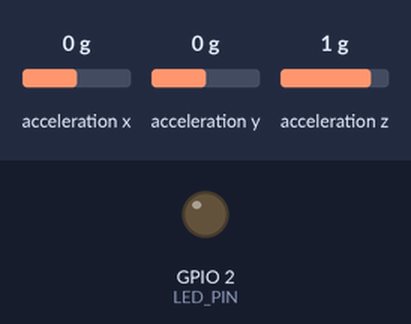
This sketch was run on a simulated ESP32. Shown: output pins drawn as LEDs (lit = HIGH). Wiring (inferred from the names in the program): ADXL345 accelerometer at I2C address 0x53. Inputs (shaded band) come from the test bench; at power-on: acceleration z 1 g, acceleration y 0 g, acceleration x 0 g. What the sketch prints to the serial monitor is not drawn.

Above: at 2.2 s.
2.3 s: acceleration z set to -1.4 g
3.8 s: acceleration y set to 0.8 g
At 3.99 s:
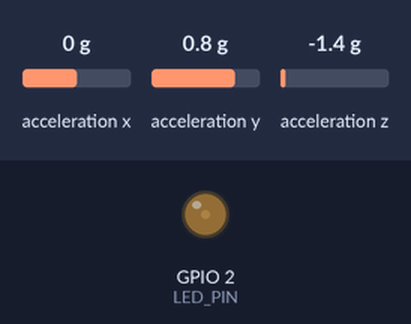
6.8 s: acceleration y set to 0 g
9.8 s: acceleration y set to 0.8 g
At 13.41 s:
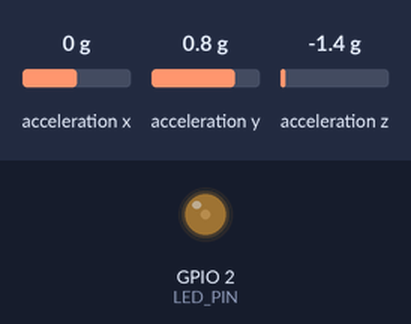
Timing chart, 0 to 21.1 s (numbered marks = the images above; inputs shaded):
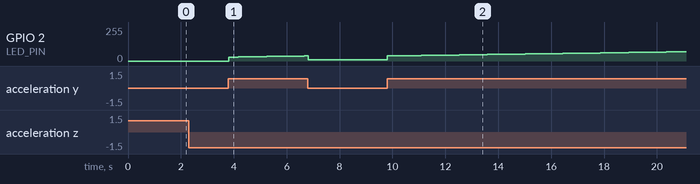

The sketch:

test_PID.ino
```cpp
#include <Wire.h>
#include <PID_v1.h>

//Register map:

  #define ADXL345 0x53 //Adress chosen by grounding SDO
  #define DATAx0 0x32
  #define DATAx1 0x33
  #define DATAy0 0x34
  #define DATAy1 0x35
  #define DATAz0 0x36
  #define DATAz1 0x37
  #define POWER_CTL 0x2D
  #define DATA_FORMAT 0x31
  #define DATA_RATE 8 //1000 corresponds to 25hz Output rate. Too low for PID. Try 14-1110 or 15 1111 instead
  #define FULLRES_2g B00001000
  #define FULLRES_16g B00001011
  #define WRITE 0xA6
  #define READ 0xA7

//I2C pins:
const int esp32_SCL=22;
const int esp32_SDA=21;

//PID init
  double input_1, setpoint, output_1;
  double Kp=1, Ki=0.1, Kd=0.1;
  const int LED_PIN = 2;

//Motor init
  bool dir_1=false;

PID PID_1(&input_1, &output_1, &setpoint, Kp, Ki, Kd, DIRECT);

void setup() {


  setpoint = 180; //Waagerecht
  PID_1.SetSampleTime(5);
  PID_1.SetMode(AUTOMATIC);
  PID_1.SetOutputLimits(-255, 255);


  Serial.begin(115200);
  Serial.println();
  Serial.println();
  Serial.println("Start");
  delay(5);
  Wire.begin(esp32_SDA, esp32_SCL, 5000000);

  //I2C: MSBfirst, 5mhz max, CS set to HIGH for ADXL necessary


  //Setup power management

  Wire.beginTransmission(ADXL345);
  Wire.write(POWER_CTL);
  Wire.write(8); //15 to binary: 1111, corresponds to 3200Hz data rate and 1600Hz Bandwidth
  Wire.endTransmission(true);
  Serial.println("Powermode & BW_RATE written");
  delay(20);

//Setup range

  Wire.beginTransmission(ADXL345);
  Wire.write(DATA_FORMAT);
  Wire.write(FULLRES_2g);
  Wire.endTransmission(true);
  Serial.println("Range set to 2g");
  delay(20);


Serial.println("Setup complete");
delay(1000);
}

//Axis data init
  float DATA[3]; //Array for storing Acceleration data. DATA[0] for x, DATA[1] for y and DATA[2] for z. Range is -90 to 90
  float ANGLE[3]; //Array for storing calculated Angle data.

void loop() {

  readDATA();
  if(ANGLE[0]>150&&ANGLE[0]<210)
  {
    if(ANGLE[0]>=180)
    {
      input_1=(360-ANGLE[0]);
      dir_1=true;
    }
    else
    {
      input_1 = ANGLE[0];
      dir_1=false;
    }

  PID_1.Compute();
  analogWrite(LED_PIN, output_1);
  Serial.print("Computered PID value:  ");
  Serial.print(output_1);
  Serial.print("  Corresponding x Angle:  ");
  Serial.print(ANGLE[0]);
  Serial.println();
  }
  else{
    Serial.println("Enter PID range");
  }

}


//Func for reading x axis accelerometer Data. Integer num represents the number of bytes requested from the accelerometer.
void readDATA(){

  byte buff[2];
  int num =1;

  Wire.beginTransmission(ADXL345);
  Wire.write(DATAx1);
  Wire.endTransmission();
  Wire.requestFrom(ADXL345, num, true);
  int n = 0;

  while(Wire.available())
    {

      buff[n] = Wire.read();
      n++;
    }

  Wire.beginTransmission(ADXL345);
  Wire.write(DATAx0);
  Wire.endTransmission();
  Wire.requestFrom(ADXL345, num, true);

  while(Wire.available())
  {
    buff[n]=Wire.read();
    n++;
  }
//Refer to fig.49 of Datasheet
//Format Datatype from byte to 10bit int number

  Wire.endTransmission();

  DATA[0]=(int16_t)(buff[0]<<8|buff[1]);
  //Save x axis data to first array spot

  Wire.beginTransmission(ADXL345);
  Wire.write(DATAy1);
  Wire.endTransmission();
  Wire.requestFrom(ADXL345, num, true);
  n = 0;

  while(Wire.available())
    {

      buff[n] = Wire.read();
      n++;
    }

  Wire.beginTransmission(ADXL345);
  Wire.write(DATAy0);
  Wire.endTransmission();
  Wire.requestFrom(ADXL345, num, true);

  while(Wire.available())
  {
    buff[n]=Wire.read();
    n++;
  }
  DATA[1]=(int16_t)(buff[0]<<8|buff[1]);
  //Save y axis data to second array spot

  Wire.beginTransmission(ADXL345);
  Wire.write(DATAz1);
  Wire.endTransmission();
  Wire.requestFrom(ADXL345, num, true);
  n = 0;

  while(Wire.available())
    {

      buff[n] = Wire.read();
      n++;
    }

  Wire.beginTransmission(ADXL345);
  Wire.write(DATAz0);
  Wire.endTransmission();
  Wire.requestFrom(ADXL345, num, true);

  while(Wire.available())
  {
    buff[n]=Wire.read();
    n++;
  }
  DATA[2]=(int16_t)(buff[0]<<8|buff[1]);
  //Save z axis data to last array spot

  //Convert to usable format for trig
  DATA[0]=map(DATA[0],-256, 256, -90,90);
  DATA[1]=map(DATA[1],-256,256,-90,90);
  DATA[2]=map(DATA[2],-256, 256, -90,90);

  ANGLE[0] = RAD_TO_DEG * (atan2 (-DATA[1], -DATA[2])+PI); //x angle
  ANGLE[1] = RAD_TO_DEG * (atan2 (-DATA[0], -DATA[2])+PI); //y angle
  ANGLE[2] = RAD_TO_DEG * (atan2 (-DATA[1], -DATA[0])+PI); //z angle

}
```

Measured:
- after the input at 3.8 s, GPIO 2 (LED_PIN): moves from 0/255 to 38/255 over 2.9 s, starting at once
- after the input at 9.8 s, GPIO 2 (LED_PIN): moves from 8/255 to 70/255 over 11.3 s, starting at once
